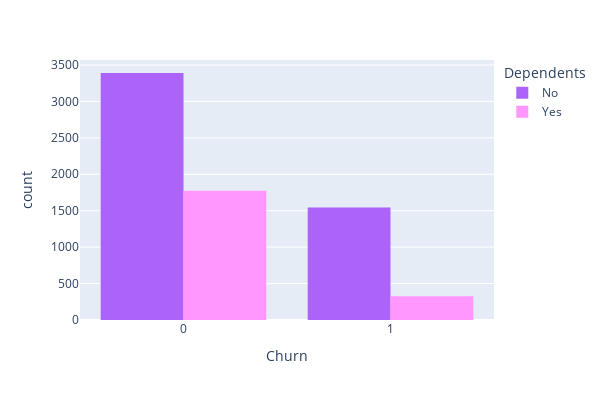

Notebook cell for this chart:
### Code cell
#color_map={1:'#FF1744', 0:'#BBDEFO'}
color_map={"Yes": "#FF97FF", "No": "#AB63FA"}
fig=px.histogram(df, x='Churn', color='Dependents', barmode='group',color_discrete_map=color_map)
fig.update_layout(width=600, height=400)

### Figure 1 — Plotly figure (JSON) as saved in the notebook; plotly's stock layout.template omitted (floating-point values rounded to 4 significant figures; data arrays with more than 128 entries replaced by an {"elided": "..."} marker saying what was removed)
{"data": [{"alignmentgroup": "True", "bingroup": "x", "hovertemplate": "Dependents=No<br>Churn=%{x}<br>count=%{y}<extra></extra>", "legendgroup": "No", "marker": {"color": "#AB63FA", "pattern": {"shape": ""}}, "name": "No", "offsetgroup": "No", "orientation": "v", "showlegend": true, "type": "histogram", "x": {"elided": "4933 int values"}, "xaxis": "x", "yaxis": "y"}, {"alignmentgroup": "True", "bingroup": "x", "hovertemplate": "Dependents=Yes<br>Churn=%{x}<br>count=%{y}<extra></extra>", "legendgroup": "Yes", "marker": {"color": "#FF97FF", "pattern": {"shape": ""}}, "name": "Yes", "offsetgroup": "Yes", "orientation": "v", "showlegend": true, "type": "histogram", "x": {"elided": "2099 int values"}, "xaxis": "x", "yaxis": "y"}], "layout": {"barmode": "group", "height": 400, "legend": {"title": {"text": "Dependents"}, "tracegroupgap": 0}, "margin": {"t": 60}, "width": 600, "xaxis": {"anchor": "y", "autorange": true, "domain": [0, 1], "range": [-0.5, 1.5], "title": {"text": "Churn"}, "type": "linear"}, "yaxis": {"anchor": "x", "autorange": true, "domain": [0, 1], "range": [0, 3568.0], "title": {"text": "count"}}}}
